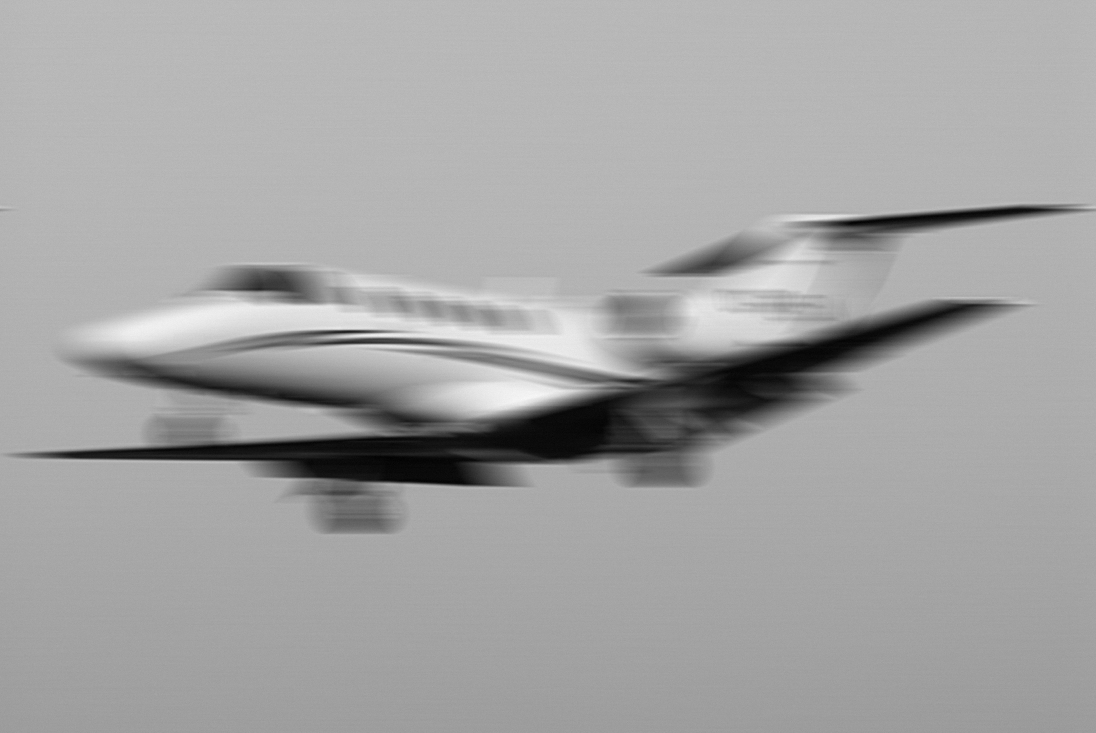
#> input picture HW3/smeared.png, 1096 x 733 px, found by its file name
$ jupyter execute --allow-errors ECE4580_HW3.ipynb   (shell and % lines are left out)
#> lines starting #> are read from the running program, lines starting #| are printed output that depends on the picture
ECE 4580 Digital Image Processing HW3 - Hiten Kothari

[cell 1]
from google.colab import drive
from skimage import io,data,restoration
from skimage import color
import numpy as np
import matplotlib.pyplot as plt

drive.mount('/content/drive')

PART I: Weiner Filter

[cell 2]
image = io.imread("/content/drive/MyDrive/Images/smeared.png") #reading the grayscaled image
#> image is the input picture: shape (733, 1096); min 1, max 248, mean 163.7
kernel_size=72 #value selected after multiple iterations
balance = 5000 #value selected after multiple iterations
psf = np.ones((1, kernel_size)) / 1*kernel_size #since the degradation is only in horizontal direction, 1d matrix required
restored_image = restoration.wiener(image, psf, balance) #applying weiner restoration
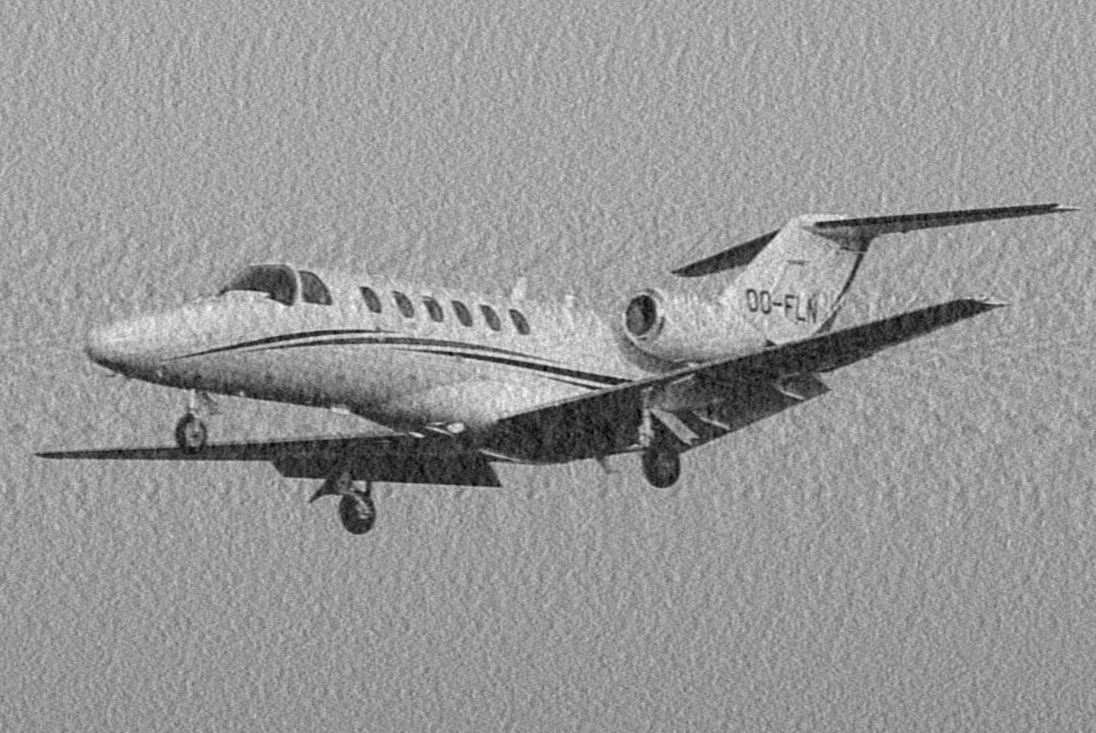
#> restored_image: shape (733, 1096) float64; min -0.0128, max 0.0618, mean 0.0316; drawn with min black and max white

#plots
plt.figure(figsize=(10, 10))
plt.subplot(2, 1, 1)
plt.imshow(image, cmap='gray')
plt.title('Original Smeared Image')
plt.axis('off')
plt.subplot(2, 1, 2)
plt.imshow(restored_image, cmap='gray')
plt.title('Image Restored using Weiner Filter')
plt.axis('off')
plt.show()
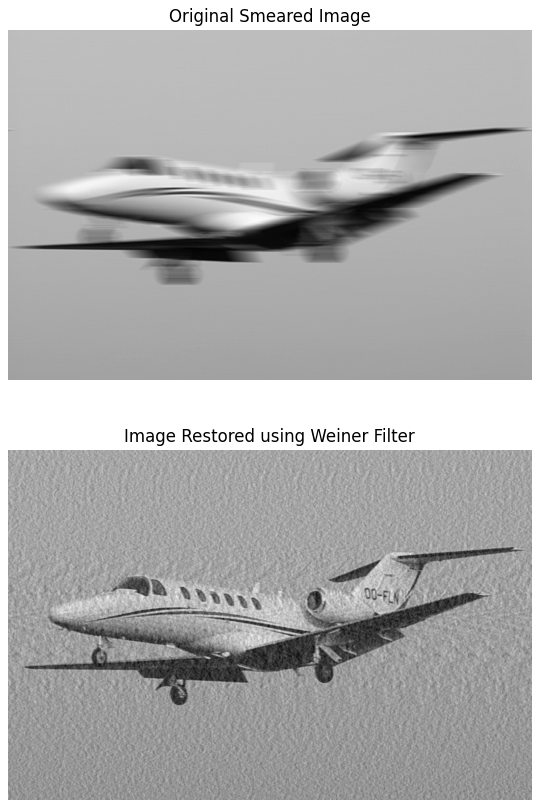
#> figure drawn by matplotlib, 2 panels
